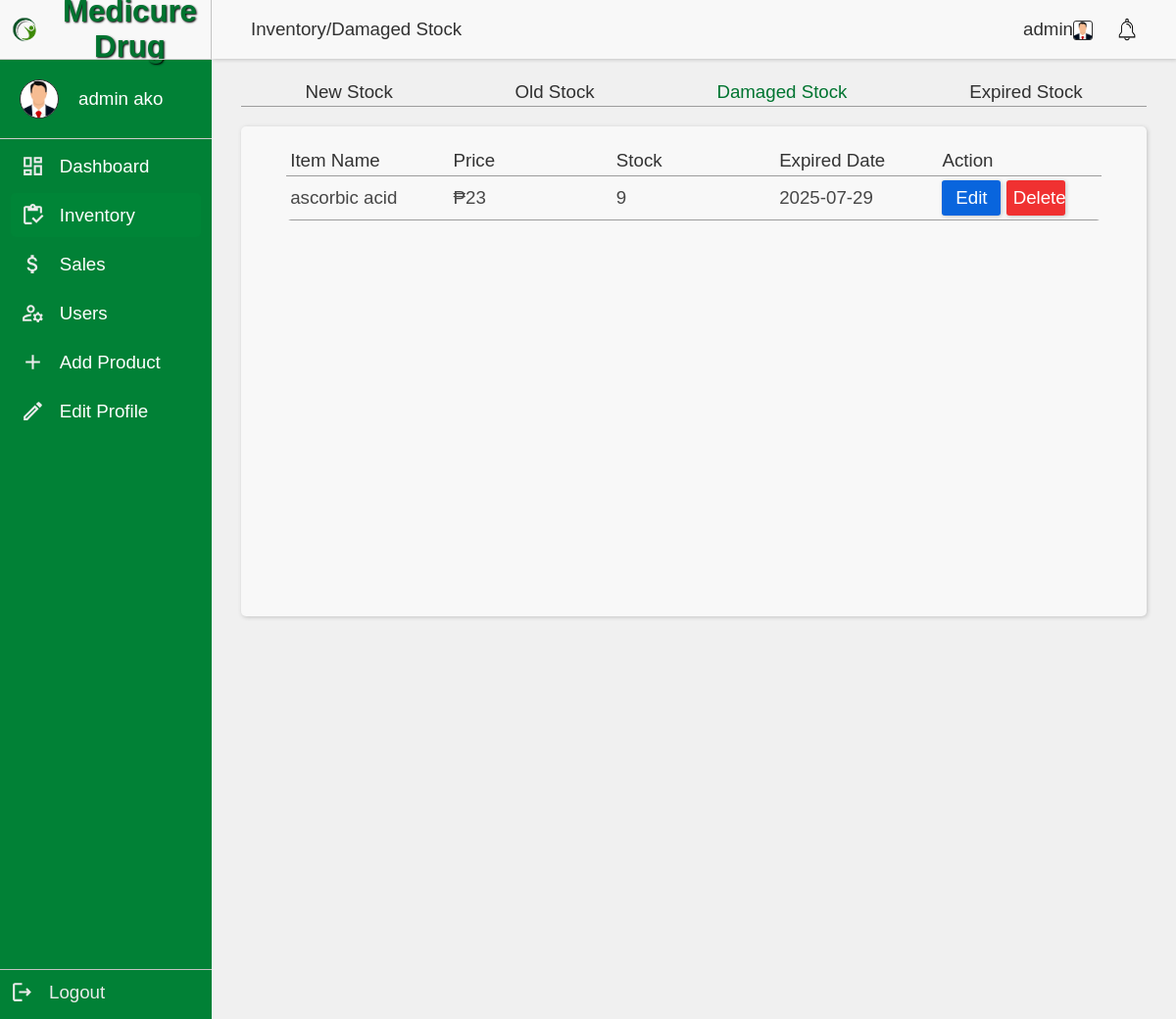
/pages/admin_pages/damagedStock.php (signed in), run on the app's committed database.
### tables this page shows
CREATE TABLE `signup` (
  `userId` int(11) NOT NULL,
  `userProfile` varchar(255) NOT NULL,
  `firstName` varchar(100) NOT NULL,
  `lastName` varchar(100) NOT NULL,
  `email` varchar(255) NOT NULL,
  `password` varchar(255) NOT NULL,
  `gender` enum('f','m','o') NOT NULL,
  `age` int(11) NOT NULL,
  `contact` bigint(11) NOT NULL,
  `role` varchar(100) NOT NULL
);

CREATE TABLE `product` (
  `productId` int(11) NOT NULL,
  `productName` varchar(255) NOT NULL,
  `productExpired` varchar(100) NOT NULL,
  `productQty` int(11) NOT NULL,
  `productType` enum('m','p') NOT NULL,
  `productImg` varchar(255) NOT NULL,
  `productPrice` int(11) NOT NULL,
  `productDescription` text NOT NULL,
  `stockType` enum('n','o','d','e') NOT NULL,
  `productSold` int(11) NOT NULL,
  `notificationType` enum('r','nr') NOT NULL
);

### pages/admin_pages/damagedStock.php (the view, shortened to what this page needs)
<?php session_start();
include '../connect.php';
$sql = "SELECT * FROM product WHERE stockType = 'd' LIMIT 10";
$result = mysqli_query($conn, $sql);
$userProf = $_SESSION['user'];
$sql6 = "SELECT * FROM signup WHERE email = '$userProf'";
$result6 = mysqli_query($conn, $sql6);
$userProfile = mysqli_num_rows($result6);
$row6 = mysqli_fetch_assoc($result6);
if (isset($_SESSION["user"])) {
	$user = $_SESSION['user'];
	$sql2 = "SELECT * FROM signUp WHERE email = '$user'";
	$result2 = mysqli_query($conn, $sql2);
	$row2 = mysqli_fetch_assoc($result2);
	$userProfile = $row2['userProfile'];
}
?>
<!DOCTYPE html>
<html lang="en">
<head>
	<link rel='stylesheet' href='https://cdn-uicons.flaticon.com/uicons-regular-rounded/css/uicons-regular-rounded.css'>
	<link rel="stylesheet" href="../../style/navbar.css" />
	<link rel="stylesheet" href="../../style/sidenav.css" />
	<link rel="stylesheet" href="../../style/damagedStock.css" />
</head>
<body>
	<div class="admin-box">
		<div class="brand">
			<img src="../../images/sample logo.png" alt="no image" />
			<a href="../../index.php">Medicure Drug</a>
		</div>
		<div class="profile-pic">
			<img src="<?php echo '../../profile/' . $row6['userProfile']; ?>" alt='<?php echo "profile"; ?>' class="user-image">
			<div>
				<?php echo $_SESSION['firstname'] . ' ' . $_SESSION['lastname']; ?>
			</div>
		</div>
		<a href="../profile.php" class="box dashboard">
			<div style="color: white;"><img src="../../assets/dashboard.svg" alt="dashboard" width="25px"></div>
			<div> Dashboard</div>
		</a>
		<a href="./inventory.php" class="box stock">
			<div><img src="../../assets/inventory.svg" alt="dashboard" width="25px"></div>
			<div>Inventory</div>
		</a>
		<a href="./sales.php" class="box sales">
			<div><img src="../../assets/sales.svg" alt="dashboard" width="25px"></div>
			<div>Sales</div>
		</a>
		<a href="./manageAccount.php" class="box manage-account">
			<div><img src="../../assets/manageUsers.svg" alt="dashboard" width="25px"></div>
			<div>Users</div>
		</a>
		<a href="./addMedicine.php" class="box add-medicine">
			<div><img src="../../assets/addProduct.svg" alt="dashboard" width="25px"></div>
			<div>Add Product</div>
		</a>
		<a href="../editProfile.php" class="box edit-profile">
			<div><img src="../../assets/editProfile.svg" alt="dashboard" width="25px"></div>
			<div>Edit Profile</div>
		</a>
		<a href="../logout.php" class="box logout">
			<div><img src="../../assets/logout.svg" alt="dashboard" width="25px"></div>
			<div>Logout</div>
		</a>
	</div>
	<div class="content-container">
		<nav>
			<div class="head-title">Inventory/Damaged Stock</div>
			<ul>
				<li><a href="../profile.php"><?php echo $_SESSION['firstname']; ?><img src='../../profile/<?php echo $userProfile ?>' alt='User Profile' class='user-profile' /></a></li>
				<li>
                    <div class="notif">
                        <img src="../../assets/notif.svg" alt="home" width="20px" id="notifShow" onclick="loadDoc()">
    </div>
    </li>
	</ul>
	</nav>
	<div class="inventory-content">
		<div class="stock-links">
			<a href="./newStock.php">New Stock</a>
			<a href="./oldStock.php">Old Stock</a>
			<a href="./damagedStock.php">Damaged Stock</a>
			<a href="./expiredStock.php">Expired Stock</a>
		</div>
		<div class="table-container">
			<table>
				<tr>
					<th>Item Name</th>
					<th>Price</th>
					<th>Stock</th>
					<th>Expired Date</th>
					<th>Action</th>
				</tr>
				<?php if (mysqli_num_rows($result) > 0) : ?>
					<?php while ($rows = mysqli_fetch_assoc($result)) : ?>
						<tr>
							<td>
								<?php echo $rows['productName']; ?>
							</td>
							<td>
								<?php echo '₱' . $rows['productPrice']; ?>
							</td>
							<td>
								<?php echo $rows['productQty']; ?>
							</td>
							<td>
								<?php echo $rows['productExpired']; ?>
							</td>
							<td>
								<a href="../validation/updateInventory.php?updateId=<?php echo $rows['productId']; ?>" class="btn btn-primary">Edit</a>
								<a href="./delete_medicine.php?deleteId=<?php echo $rows['productId']; ?>" class="btn-danger">Delete</a>
							</td>
						</tr>
					<?php endwhile; ?>
				<?php endif; ?>
			</table>
		</div>
	</div>
	</div>
</body>
</html>

### style/navbar.css (style rules this page uses)
:root { --primary-color: #018136; --primarys-color: #4ac29025; --black-color: #000; --white-color: #f0f0f0; --bg-shadow: #686868; }
* { font-size: 1.8vh; font-family: "Franklin Gothic Medium", "Arial Narrow", Arial, sans-serif; font-weight: 100; }
.user-profile { width: 20px !important; vertical-align: middle !important; background-color: #fff !important; border-radius: 3px !important; border: 1px solid #313131 !important; }
nav { cursor: pointer; height: 60px; display: flex; flex-wrap: wrap; justify-content: space-around; align-items: center; background-color: transparent; box-shadow: 0px 0px 4px var(--bg-shadow); width: 100%; }
nav ul { width: 28%; height: 40px; display: flex; align-items: center; justify-content: center; gap: 25px; }
nav ul li { list-style: none; text-decoration: none; color: var(--white-color); transition: 0.3s ease; position: relative; }
nav ul li a { color: #313131; text-decoration: none; border-radius: 3px; }
nav ul li::after { content: ""; width: 100%; height: 1px; background: var(--primary-color); position: absolute; bottom: -4px; left: 0; transform: scaleX(0); transform-origin: left; transition: 0.3s ease-in-out; }

### style/sidenav.css (style rules this page uses)
:root { --primary-color: #007430; --black-color: #000; --white-color: #fff; --bg-shadow: #6d6d6d; }
* { font-size: 1.8vh; }
.content-container { width: 82%; height: 100vh; }
body { background-color: #f0f0f0; }
nav { width: 100%; background-color: #f8f8f8 !important; align-items: center; justify-content: space-between !important; margin-inline: auto; padding-inline: 40px; color: #313131; box-shadow: 1px 1px 4px #c3c3c3 !important; }
nav ul { height: 0; width: auto !important; align-items: center; }
nav ul li a { color: #313131 !important; }
.brand { display: flex; align-items: center; width: 100%; height: 60px; border-right: 1px solid #c3c3c3; background-color: #f8f8f8; }
.brand img { width: 50px; }
.brand a { color: var(--primary-color); text-shadow: 1px 1px 2px var(--black-color); text-decoration: none; font-size: 3vh; font-weight: bold; text-align: center; }
.admin-box { position: relative; display: flex; flex-direction: column; align-items: center; width: 18%; height: 100vh; color: #fff !important; background-color: #018136; font-size: 2vh; }
.profile-pic { display: flex; align-items: center; width: 100%; font-size: 2vh !important; gap: 20px; margin-bottom: 5px; border-block: 1px solid #ccc; color: inherit; padding: 20px; }
.profile-pic .user-image { width: 40px; border-radius: 50%; border: #313131 solid 1px; background-color: #fff; }
.admin-box .box { display: flex; text-align: center; width: 90%; align-items: center; padding: 10px; text-decoration: none; color: inherit; margin-bottom: 5px; gap: 15px; }
.admin-box .box:last-child { border-top: #c3c3c3 1px solid; position: absolute; bottom: 0; color: #ebebeb; width: 100%; }
.user-profile { width: 20px; vertical-align: middle; border: 1px solid #303030; border-radius: 5px; }
img { vertical-align: middle; }
.notif { position: relative; cursor: pointer; }
.head-title { color: #313131 !important; }
.inventory-content { padding: 20px 30px; width: 100%; height: 100vh; }
table { border-collapse: collapse; width: 90%; color: var(--text-color); cursor: pointer; border-radius: 5px; overflow: hidden; font-size: 2vh; margin-inline: auto; }
table th { padding-top: 12px; padding-bottom: 12px; text-align: left; color: #333; }
table td, table th { border-bottom: 1px solid #9c9c9c; padding: 4px; margin-inline:auto; width: 15%; }
.stock-links { display: flex; width: 100%; justify-content: space-around; padding: 3px; text-decoration: none; border-bottom: 1px solid #9c9c9c; margin-bottom: 20px; color: #cfcfcf; }
.stock-links > a { color: #303030; }
div.table-container { background-color: #f8f8f8; box-shadow: 1px 1px 4px #c3c3c3 !important; border-radius: 5px; padding: 20px 0px; height: 500px; overflow-y: scroll; }

### style/damagedStock.css (style rules this page uses)
:root { --primary-color: #007430; --text-color: #474747; --black-color: #000; --white-color: #fff; --bg-shadow: 1px 1px 4px #6d6d6d; }
* { font-family: "Franklin Gothic Medium", "Arial Narrow", Arial, sans-serif; box-sizing: border-box; margin: 0; padding: 0; }
body, html { width: 100%; height: 100vh; display: flex; overflow: hidden; }
a { text-decoration: none; }
.stock-links > a:nth-child(3) { color: var(--primary-color); }
.btn-primary { margin-inline: auto; }
.admin-box .stock { background-color: #008537; border-radius: 5px; }

### data on the page
signup: userProfile (picture)
product: productName "ascorbic acid", productPrice "23", productQty "9", productExpired "2025-07-29"

### other printed values
$_SESSION['firstname'] "admin"
$_SESSION['lastname'] "ako"
